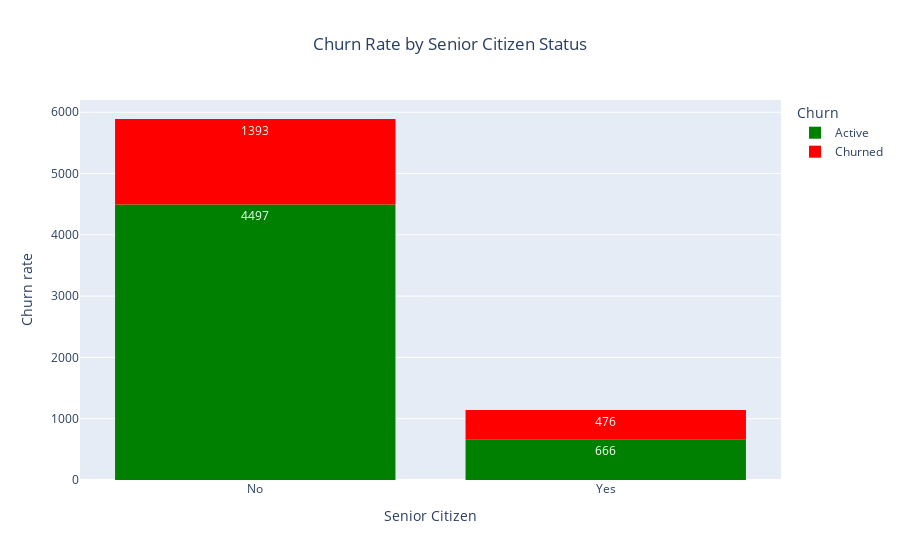

Here is the notebook cell this chart was saved with:
### Code cell
comp_churn(data_norm, 'customer.SeniorCitizen', 'Churn Rate by Senior Citizen Status', 'Senior Citizen')

### Figure 1 — Plotly figure (JSON) as saved in the notebook; plotly's stock layout.template omitted (floating-point values rounded to 4 significant figures; data arrays with more than 128 entries replaced by an {"elided": "..."} marker saying what was removed)
{"data": [{"bingroup": "x", "hovertemplate": "Churn=Active<br>customer.SeniorCitizen=%{x}<br>count=%{y}<extra></extra>", "legendgroup": "Active", "marker": {"color": "green", "pattern": {"shape": ""}}, "name": "Active", "orientation": "v", "showlegend": true, "texttemplate": "%{value}", "type": "histogram", "x": {"elided": "5163 str values"}, "xaxis": "x", "yaxis": "y"}, {"bingroup": "x", "hovertemplate": "Churn=Churned<br>customer.SeniorCitizen=%{x}<br>count=%{y}<extra></extra>", "legendgroup": "Churned", "marker": {"color": "red", "pattern": {"shape": ""}}, "name": "Churned", "orientation": "v", "showlegend": true, "texttemplate": "%{value}", "type": "histogram", "x": {"elided": "1869 str values"}, "xaxis": "x", "yaxis": "y"}], "layout": {"bargap": 0.2, "barmode": "relative", "legend": {"title": {"text": "Churn"}, "tracegroupgap": 0}, "title": {"text": "Churn Rate by Senior Citizen Status", "x": 0.5}, "xaxis": {"anchor": "y", "domain": [0, 1], "title": {"text": "Senior Citizen"}}, "yaxis": {"anchor": "x", "domain": [0, 1], "title": {"text": "Churn rate"}}}}
